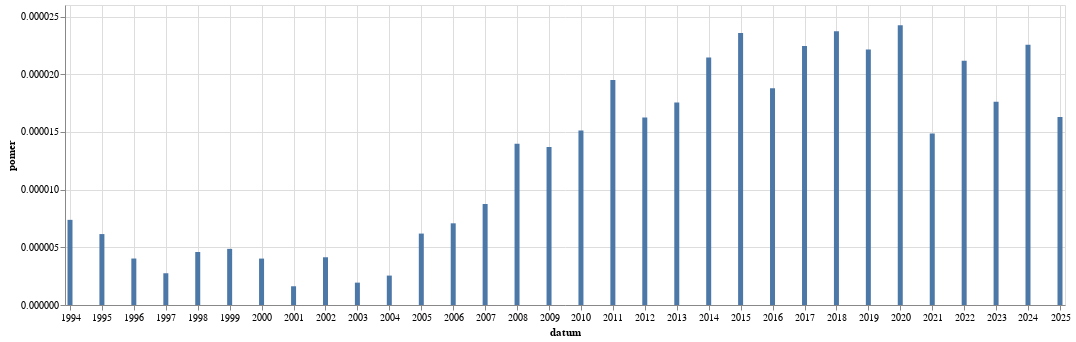

The notebook cell this image was saved under:
### Code cell
graf(vyvoj_poznamky("(?i)pobavení",""))

### Figure 1 — Vega-Lite specification as saved in the notebook (floating-point values rounded to 4 significant figures)
{"config": {"view": {"continuousWidth": 300, "continuousHeight": 300}}, "data": {"name": "data-43501e88a4d56caf4f9c0b695c5a9944"}, "mark": {"type": "bar"}, "encoding": {"x": {"field": "datum", "type": "temporal"}, "y": {"field": "pomer", "type": "quantitative"}}, "width": 1000, "$schema": "https://vega.github.io/schema/vega-lite/v5.8.0.json", "datasets": {"data-43501e88a4d56caf4f9c0b695c5a9944": [{"datum": "1994-01-01T00:00:00", "text": 7, "pocet_slov": 948442, "pomer": 7.381e-06, "co": ""}, {"datum": "1995-01-01T00:00:00", "text": 7, "pocet_slov": 1138706, "pomer": 6.147e-06, "co": ""}, {"datum": "1996-01-01T00:00:00", "text": 5, "pocet_slov": 1241412, "pomer": 4.028e-06, "co": ""}, {"datum": "1997-01-01T00:00:00", "text": 6, "pocet_slov": 2180302, "pomer": 2.752e-06, "co": ""}, {"datum": "1998-01-01T00:00:00", "text": 7, "pocet_slov": 1523146, "pomer": 4.596e-06, "co": ""}, {"datum": "1999-01-01T00:00:00", "text": 12, "pocet_slov": 2466687, "pomer": 4.865e-06, "co": ""}, {"datum": "2000-01-01T00:00:00", "text": 10, "pocet_slov": 2486033, "pomer": 4.022e-06, "co": ""}, {"datum": "2001-01-01T00:00:00", "text": 4, "pocet_slov": 2464089, "pomer": 1.623e-06, "co": ""}, {"datum": "2002-01-01T00:00:00", "text": 8, "pocet_slov": 1933522, "pomer": 4.138e-06, "co": ""}, {"datum": "2003-01-01T00:00:00", "text": 5, "pocet_slov": 2579919, "pomer": 1.938e-06, "co": ""}, {"datum": "2004-01-01T00:00:00", "text": 6, "pocet_slov": 2353526, "pomer": 2.549e-06, "co": ""}, {"datum": "2005-01-01T00:00:00", "text": 16, "pocet_slov": 2584657, "pomer": 6.19e-06, "co": ""}, {"datum": "2006-01-01T00:00:00", "text": 11, "pocet_slov": 1553743, "pomer": 7.08e-06, "co": ""}, {"datum": "2007-01-01T00:00:00", "text": 16, "pocet_slov": 1827981, "pomer": 8.753e-06, "co": ""}, {"datum": "2008-01-01T00:00:00", "text": 25, "pocet_slov": 1787996, "pomer": 1.398e-05, "co": ""}, {"datum": "2009-01-01T00:00:00", "text": 29, "pocet_slov": 2117438, "pomer": 1.37e-05, "co": ""}, {"datum": "2010-01-01T00:00:00", "text": 26, "pocet_slov": 1719280, "pomer": 1.512e-05, "co": ""}, {"datum": "2011-01-01T00:00:00", "text": 49, "pocet_slov": 2513768, "pomer": 1.949e-05, "co": ""}, {"datum": "2012-01-01T00:00:00", "text": 35, "pocet_slov": 2154889, "pomer": 1.624e-05, "co": ""}, {"datum": "2013-01-01T00:00:00", "text": 22, "pocet_slov": 1254044, "pomer": 1.754e-05, "co": ""}, {"datum": "2014-01-01T00:00:00", "text": 60, "pocet_slov": 2798380, "pomer": 2.144e-05, "co": ""}, {"datum": "2015-01-01T00:00:00", "text": 68, "pocet_slov": 2883872, "pomer": 2.358e-05, "co": ""}, {"datum": "2016-01-01T00:00:00", "text": 58, "pocet_slov": 3089201, "pomer": 1.878e-05, "co": ""}, {"datum": "2017-01-01T00:00:00", "text": 56, "pocet_slov": 2494601, "pomer": 2.245e-05, "co": ""}, {"datum": "2018-01-01T00:00:00", "text": 70, "pocet_slov": 2950787, "pomer": 2.372e-05, "co": ""}, {"datum": "2019-01-01T00:00:00", "text": 75, "pocet_slov": 3386383, "pomer": 2.215e-05, "co": ""}, {"datum": "2020-01-01T00:00:00", "text": 88, "pocet_slov": 3628531, "pomer": 2.425e-05, "co": ""}, {"datum": "2021-01-01T00:00:00", "text": 45, "pocet_slov": 3029217, "pomer": 1.486e-05, "co": ""}, {"datum": "2022-01-01T00:00:00", "text": 88, "pocet_slov": 4157177, "pomer": 2.117e-05, "co": ""}, {"datum": "2023-01-01T00:00:00", "text": 80, "pocet_slov": 4543956, "pomer": 1.761e-05, "co": ""}, {"datum": "2024-01-01T00:00:00", "text": 101, "pocet_slov": 4476719, "pomer": 2.256e-05, "co": ""}, {"datum": "2025-01-01T00:00:00", "text": 37, "pocet_slov": 2271267, "pomer": 1.629e-05, "co": ""}]}}
